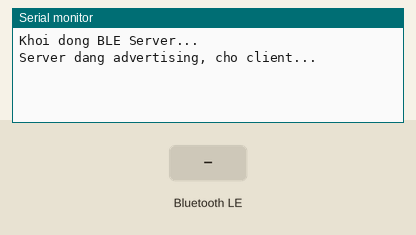
This sketch was run on a simulated ESP32. Shown: the last lines printed to the serial monitor. The test bench sets the inputs (shaded band). Nothing arrives over Bluetooth unless stated; a phone connects over Bluetooth LE 3 s after start.

Above: at 1.2 s.
1.3 s: Bluetooth LE write "1" received
At 2.0 s:
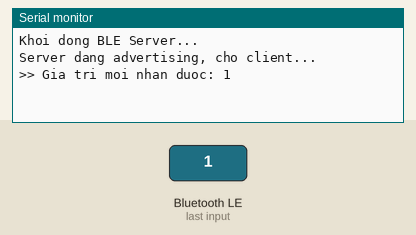
4.3 s: Bluetooth LE write "0" received
At 5.4 s:
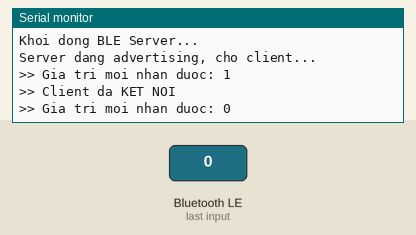
5.8 s: Bluetooth LE write "2" received
At 6.6 s:
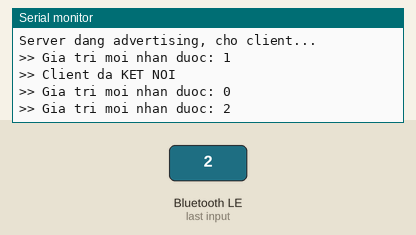

The sketch:

Bai2_server.ino
```cpp
#include <BLEDevice.h>
#include <BLEServer.h>
#include <BLEUtils.h>

// UUID (có thể dùng nguyên, hoặc tạo mới tại uuidgenerator.net)
#define SERVICE_UUID "4fafc201-1fb5-459e-8fcc-c5c9c331914b"
#define CHAR_UUID    "beb5483e-36e1-4688-b7f5-ea07361b26a8"

BLECharacteristic *pCharacteristic;

// Báo khi có client kết nối / ngắt kết nối
class MyServerCallbacks : public BLEServerCallbacks {
  void onConnect(BLEServer *pServer) {
    Serial.println(">> Client da KET NOI");
    BLEDevice::startAdvertising();
  }
  void onDisconnect(BLEServer *pServer) {
    Serial.println(">> Client MAT KET NOI -> mo lai advertising");
    delay(300);
    BLEDevice::startAdvertising();   // QUAN TRONG: mo lai advertising
  }
  void onDisconnect(BLEServer *pServer, esp_ble_gatts_cb_param_t *param) {
  Serial.printf(">> Ly do ngat (ma): 0x%02X\n", param->disconnect.reason);
  }
};

// Báo khi client GHI dữ liệu vào Characteristic
class MyCharCallbacks : public BLECharacteristicCallbacks {
  void onWrite(BLECharacteristic *pChar) {
    auto value = pChar->getValue();
    Serial.print(">> Gia tri moi nhan duoc: ");
    Serial.println(value.c_str());
  }
};

void setup() {
  Serial.begin(115200);
  Serial.println("Khoi dong BLE Server...");

  BLEDevice::init("THU_SERVER");              // tên hiển thị khi quét
  BLEServer *pServer = BLEDevice::createServer();
  pServer->setCallbacks(new MyServerCallbacks());

  BLEService *pService = pServer->createService(SERVICE_UUID);

  pCharacteristic = pService->createCharacteristic(
    CHAR_UUID,
    BLECharacteristic::PROPERTY_READ | BLECharacteristic::PROPERTY_WRITE
  );
  pCharacteristic->setValue("Xin chao");        // giá trị ban đầu
  pCharacteristic->setCallbacks(new MyCharCallbacks());

  pService->start();

  BLEAdvertising *pAdvertising = BLEDevice::getAdvertising();
  pAdvertising->addServiceUUID(SERVICE_UUID);
  pAdvertising->setScanResponse(true);
  BLEDevice::startAdvertising();

  Serial.println("Server dang advertising, cho client...");
}

void loop() {
  delay(2000);
}
```

Measured:
- after the input at 1.3 s, the serial monitor: prints a new line at once (image 1)
- after the input at 4.3 s, the serial monitor: prints a new line at once (image 2)
- after the input at 5.8 s, the serial monitor: prints a new line at once (image 3)
